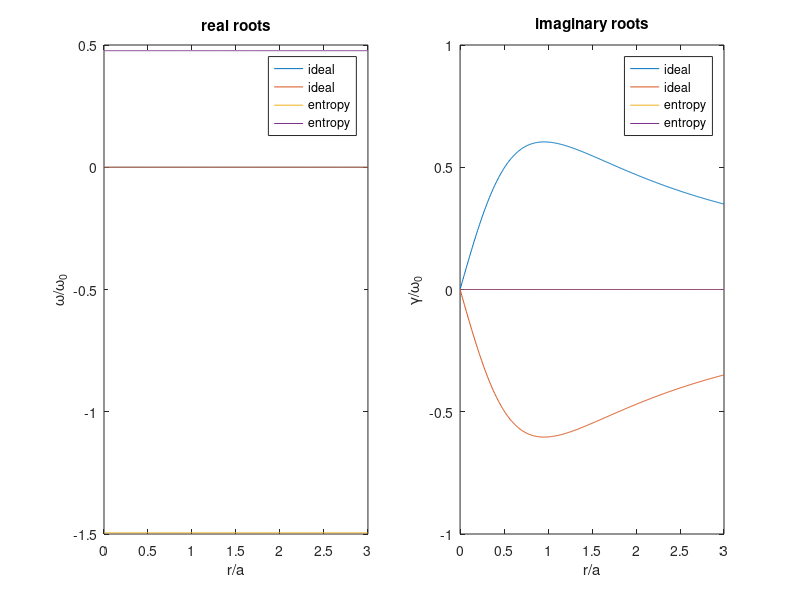
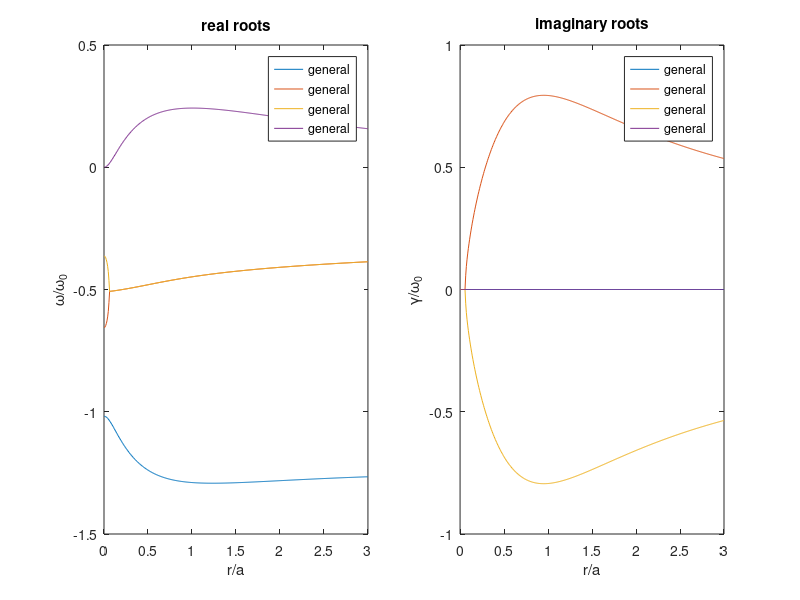
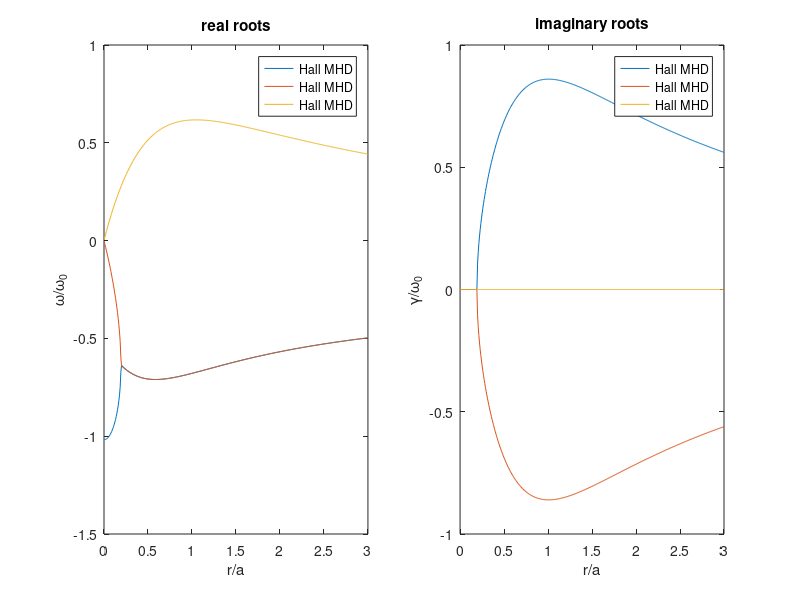
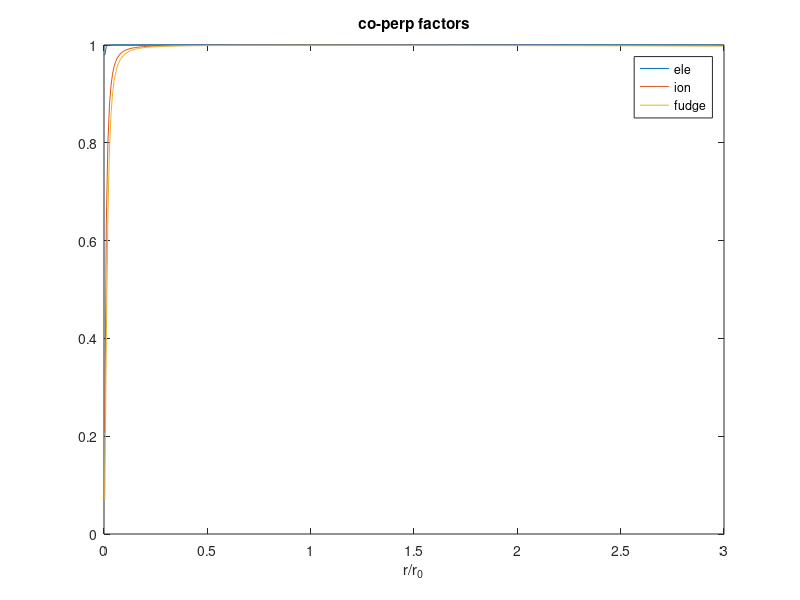

Write MATLAB code to recreate these figures, in order.
%%%%%%%%%%%%%%%%%%%%
%%%
%%%    d(P+B^2/2)/dr + B^2/r  = 0
%%%    or 
%%%    d(rP)/r - P/r + d(rB)/dr/r*B = 0;
%%%
%%%    d(r*(P+B^2/2))/dr - (P-B^2/2) = 0
%%%
%%%    calculate stability region from Kadomtsev 1960 Eqs 29 and 31
%%%    for Bennett equilibrium profiles of zpinch
%%%
%%%    P = a^4/(a^2+r^2)^2
%%%    B = sqrt(2)*a*r/(a^2+r^2)
%%%
%%%    gamma = 5/3, beta = 2*P/B^2
%%%
%%%    ideal sausage: w^2 ~ dlnP/dlnr + 4*gamma/(2+gamma*beta)
%%%
%%%    drift-ideal entropy (if sausage satisifed)
%%%    dlnT/dlnr + 1 + (7/10 + beta/4)*dlnP/dlnr > 0:
%%%    Note that 7/10 = (2*gamma-1)/(2*gamma), gamma = 5/3
%%%
%%%
%%%    r is normalized by some r0, 
%%%    U is normalized by sqrt(P0/(MiN0)) = sqrt(2*T0/Mi) = Cs0
%%%    omega is normalized by omega0=Cs0/r0
%%%
%%%%%%%%%%%%%%%%%%%%
clear all;


%%%   specify input parameters
%
gamma = 5/3; %2.1; %5/3; %2.1;  % adiabatic coefficient
ka = 30;      % normalized wavenumber
Li = 1.5e-6;  % omega0/Omegai0 = ion inertial length / r0
Li = 0.012;  % omega0/Omegai0 = ion inertial length / r0

nuT = 0; %200;    % normalized thermalization rate


%%%   set radial grid
%
nr = 400;
R  = 3;
a  = 1;
dr = R/nr;


%%%   calculate Bennett profiles, qP, and plasma beta
%
rcc = dr/2:dr:R-dr/2;
x = rcc/a;
P = 1./(1+x.^2).^2;
B = sqrt(2)*x./(1+x.^2);
P(end) = P(end-1);
B(end) = B(end-1)*rcc(end-1)/rcc(end);
qP = -4*x.^2./(1+x.^2); % dlnP/dlnr
qT = 0*x;               % dlnT/dlnr
beta = 1./x.^2;         % plasma beta, 2*P/B^2;


%%%%%%%%%%%%%%%%%%%%%%%%%%%%%%%%%%%%%%%%%%%%%%%%%%%%%%%%%%%%%%%%%%%%%%%%%%%
%%%
%%%
%%%          compute modes in limit where k*rhos = kR*Li << 1
%%%          Kadomtsev 1960 Eqs 29 and 30
%%%
%%%
%%%%%%%%%%%%%%%%%%%%%%%%%%%%%%%%%%%%%%%%%%%%%%%%%%%%%%%%%%%%%%%%%%%%%%%%%%%

%%%   compute growth rate from ideal MHD (neglect magnetosonic waves)
%
omega2 = 2.0./rcc.^2.*(qP + 4*gamma./(2 + gamma*beta));
omega = sqrt(omega2);


%%%   compute growth rate from entropy mode (Kadomtsev)
%
nuTstar = 2*nuT*rcc.*B/(ka*Li);
a0 = (2*rcc.*B/(ka*Li)).^2;
b0 = -2*rcc.*B/(ka*Li).*(2*qP - 1i*nuTstar);
RHS = gamma^2*(4 + beta.*qP).^2./(4*gamma + qP.*(2 + gamma*beta)).* ...
      (1 + ((2*gamma-1)./(2*gamma)+beta/4).*qP - qT);
c0 = qP.*(qP -1i*nuTstar) - RHS;

omega_entropy = zeros(length(rcc),2);
for i=1:length(rcc)
    thisp = [a0(i) b0(i) c0(i)];
    omega_entropy(i,:) = roots(thisp);
end
real_entropy = qP./rcc./B/2*ka*Li;
gamma_entropy = sqrt(-RHS)./rcc./B/2*ka*Li;
%omega2_entropy = 1+((2*gamma-1)/(2*gamma)+beta/4).*qP;
%figure(4); hold on; plot(x,omega2_entropy); box on;


%%%   plot equilibrium profiles
%
close(figure(11));
f11=figure(11); set(f11,'position',[1400 900 560 420]);
plot(rcc,P,rcc,B,rcc,beta); axis([0 3 0 1]);
xlabel('r/r_0'); title('normalized equilibrium profiles');
legend('pressure','magnetic field','plasma \beta=2P/B^2');
axis('square'); grid on;


%%%   plot growth rate for ideal modes
%
f2=figure(2); set(f2,'position',[1400 400 1100 420]);
subplot(1,2,1);
hold on; plot(rcc,real(omega),'displayName','ideal'); box on; 
hold on; plot(rcc,real(-omega),'displayName','ideal'); box on; 
title('real roots'); xlabel('r/a'); ylabel('\omega/\omega_0');
%lg21 = legend('show'); set(lg21,'location','best');
%
subplot(1,2,2);
hold on; plot(rcc,imag(omega),'displayName','ideal'); box on; 
hold on; plot(rcc,imag(-omega),'displayName','ideal'); box on; 
title('imaginary roots'); xlabel('r/a'); ylabel('\gamma/\omega_0');
%lg22 = legend('show'); set(lg22,'location','best');


%%%   plot growth rate for entropy modes
%
%f3=figure(3); set(f3,'position',[1400 100 1100 420]);
%
subplot(1,2,1);
%hold on; plot(rcc,real_entropy,'displayName','entropy'); box on; 
hold on; plot(rcc,real(omega_entropy(:,1)),'displayName','entropy'); box on; 
hold on; plot(rcc,real(omega_entropy(:,2)),'displayName','entropy'); box on; 
title('real roots'); xlabel('r/a'); ylabel('\omega/\omega_0');
lg21 = legend('show'); set(lg21,'location','best');
%
subplot(1,2,2);
%hold on; plot(rcc,gamma_entropy,'displayName','entropy'); box on; 
hold on; plot(rcc,imag(omega_entropy(:,1)),'displayName','entropy'); box on; 
hold on; plot(rcc,imag(omega_entropy(:,2)),'displayName','entropy'); box on; 
title('imaginary roots'); xlabel('r/a'); ylabel('\gamma/\omega_0');
lg22 = legend('show'); set(lg22,'location','best');



%%%%%%%%%%%%%%%%%%%%%%%%%%%%%%%%%%%%%%%%%%%%%%%%%%%%%%%%%%%%%%%%%%%%%%%%%%%
%%%
%%%
%%%          compute modes from full dispersion (sans thermalization)
%%%          Kadomtsev 1960 Eqs 26-28
%%%
%%%
%%%%%%%%%%%%%%%%%%%%%%%%%%%%%%%%%%%%%%%%%%%%%%%%%%%%%%%%%%%%%%%%%%%%%%%%%%%

krhoi = ka*Li./B/sqrt(2);
krhos = krhoi*sqrt(2);

c4 = (gamma-1)/gamma-(1+beta/2);
c3 = 2*qP.*(1+beta/2-(gamma-1)/gamma) - 4;
c2 = (gamma-1)/gamma*qP.*(qP-gamma*(2+beta/2.*qP)-4./krhoi.^2) ... 
   + 4./krhoi.^2.*(2+(1+beta/2).*qP) + 8*qP ...
   - (1+beta/2).*(qP.^2-gamma*(2+beta/2.*qP).*(2+((gamma-1)/gamma+beta/2).*qP));
c1 = (gamma-1)/gamma*8*qP.^2./(krhoi).^2 - 8*qP.*(2+(1+beta/2).*qP)./krhoi.^2 ...
   - 4*qP.^2 + 4*gamma*(2+beta/2.*qP).*(2+((gamma-1)/gamma+beta/2).*qP);
c0 = -4*qP.^2./krhoi.^2.*(gamma-1)/gamma.*(qP-gamma*(2+beta/2.*qP)) ...
   + 4./krhoi.^2.*(2+(1+beta/2).*qP).*(qP.^2-gamma*(2+beta/2.*qP).*(2+((gamma-1)/gamma+beta/2).*qP));

% c4 = c4.*(2*rcc.*B/(kR*Li)).^4;
% c3 = c3.*(2*rcc.*B/(kR*Li)).^3;
% c2 = c2.*(2*rcc.*B/(kR*Li)).^2;
% c1 = c1.*(2*rcc.*B/(kR*Li)).^1;


omega_total = zeros(length(rcc),4);
for i=1:length(rcc)
    thisp = [c4(i) c3(i) c2(i) c1(i) c0(i)];
    omega_total(i,:) = roots(thisp);
    omega_total(i,:) = omega_total(i,:)*ka*Li/(2*rcc(i)*B(i));
end



%%%   plot growth from general 4th order solution
%
f3=figure(3); set(f3,'position',[1400 400 1100 420]);
%
subplot(1,2,1);
hold on; plot(rcc,real(omega_total),'displayName','general'); box on; 
title('real roots'); xlabel('r/a'); ylabel('\omega/\omega_0');
lg31 = legend('show'); set(lg21,'location','best');
%
subplot(1,2,2);
hold on; plot(rcc,imag(omega_total),'displayName','general'); box on; 
title('imaginary roots'); xlabel('r/a'); ylabel('\gamma/\omega_0');
lg32 = legend('show'); set(lg22,'location','best');




%%%%%%%%%%%%%%%%%%%%%%%%%%%%%%%%%%%%%%%%%%%%%%%%%%%%%%%%%%%%%%%%%%%%%%%%%%%
%%%
%%%
%%%          compute modes from MHD with full Ohms law, but
%%%          only standard entropy density equation
%%%
%%%
%%%%%%%%%%%%%%%%%%%%%%%%%%%%%%%%%%%%%%%%%%%%%%%%%%%%%%%%%%%%%%%%%%%%%%%%%%%


c3 = (gamma-1)/gamma - (1+beta/2);
c2 = -(gamma-1)/gamma*qP - 4 + qT;
c1 = 4./krhoi.^2.*(2 + (1+beta/2).*qP - (gamma-1)/gamma*qP);
c0 = 4*qP./krhoi.^2.*((gamma-1)/gamma*qP - qT);



omega_FullOhms = zeros(length(rcc),3);
for i=1:length(rcc)
    thisp = [c3(i) c2(i) c1(i) c0(i)];
    omega_FullOhms(i,:) = roots(thisp);
    omega_FullOhms(i,:) = omega_FullOhms(i,:)*ka*Li/(2*rcc(i)*B(i));
end


%%%   plot growth from Full Ohms law
%
f4=figure(4); set(f4,'position',[1400 400 1100 420]);
%
subplot(1,2,1);
hold on; plot(rcc,real(omega_FullOhms),'displayName','Hall MHD'); box on; 
title('real roots'); xlabel('r/a'); ylabel('\omega/\omega_0');
lg31 = legend('show'); set(lg21,'location','best');
%
subplot(1,2,2);
hold on; plot(rcc,imag(omega_FullOhms),'displayName','Hall MHD'); box on; 
title('imaginary roots'); xlabel('r/a'); ylabel('\gamma/\omega_0');
lg32 = legend('show'); set(lg22,'location','best');
 


%%%%%%%%%%%%%%%%%%%%%
%%%
%%%   plot Spitzer factors for diamagnetic heat flux
%%%
%%%



%%%   characteristic values
%
aMn = 2.0;      % fuze deuterium
r0 = 0.091e-2;   % fuze a=0.09 cm,
N0 = 4.25e24;    % fuze n0 = 4e18/cc
T0 = 1270;      % fuze [eV]


%%%   physical constants and mass calculation
%
qe  = 1.602176487e-19; % electron charge [C]
amu = 1.6605402e-27;   % atomic mass unit [kg]
me  = 9.1094e-31;      % electron mass [kg]
Mi  = aMn*amu;         % ion mass [kg]
mu0 = 4*pi*1e-7;       % permeability of free space [H/m]
%
P0 = 2.0*N0*T0*qe;            % pressure [J/m^3]
B0 = sqrt(mu0*P0);            % magnetic field [T]


%%%   calculate collision time (Braginskii pg 215 (1965))
%
Clog = 24-log(sqrt(N0*1e-6)/T0);
Clogii = 23-log(sqrt(2*N0*1e-6)/T0^1.5);
tau_e = 3.5e4*T0^1.5/(Clog/10)/(N0*1e-6); % electron collison time [s]
tau_i = 3.0e6*T0^1.5/(Clogii/10)/(N0*1e-6)*sqrt(aMn/2); % ion collison time [s]


wci = qe*B0/Mi; % ion cyclotron frequency [Hz]
wce = qe*B0/me; % electron cyclotron frequency [Hz]


%%%   calculate wctau factors for co-perp heat fluxes
%
Xele = wce*tau_e*B;
Xion = wci*tau_i*B;

Dele = Xele.^4 + 14.79*Xele.^2 + 3.7703;
Dion = Xion.^4 +  2.70*Xion.^2 + 0.6770;

coPerpFactor_ele = Xele.^2.*(5/2*Xele.^2 + 21.67)./Dele;
coPerpFactor_ion = Xion.^2.*(5/2*Xion.^2 +  4.65)./Dion;
coPerpFactor_fudge = (100*B).^2./((100*B).^2+3.7703); % simulation fudge

f11=figure(11); 
plot(rcc,coPerpFactor_ele/(5/2),'displayName','ele');
hold on; plot(rcc,coPerpFactor_ion/(5/2),'displayName','ion');
hold on; plot(rcc,coPerpFactor_fudge,'displayName','fudge');
xlabel('r/r_0'); title('co-perp factors');
lg11=legend('show');
% 
